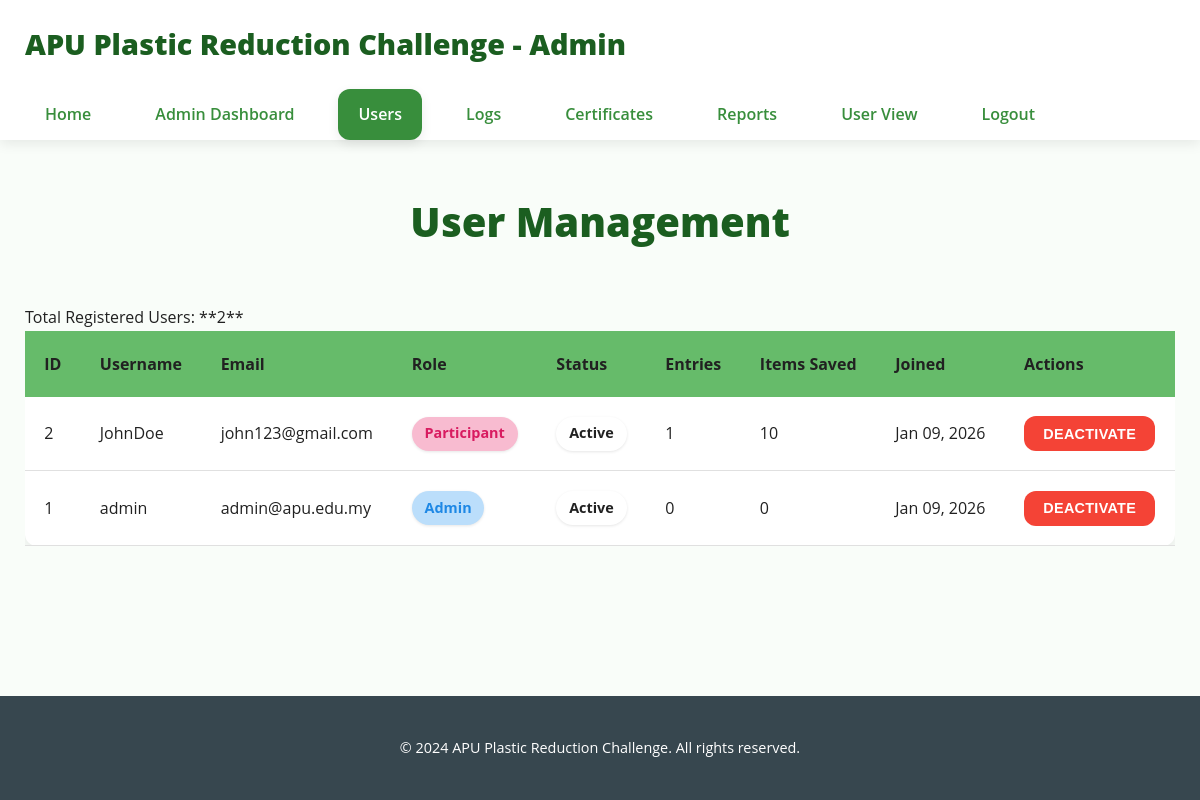
The page /admin/users.php (signed in) on the database its author committed.
### tables this page shows
CREATE TABLE IF NOT EXISTS `users` (
  `user_id` int NOT NULL AUTO_INCREMENT,
  `username` varchar(50) NOT NULL,
  `email` varchar(100) NOT NULL,
  `password_hash` varchar(255) NOT NULL,
  `role` enum('guest','participant','admin') DEFAULT 'guest',
  `status` enum('active','inactive') DEFAULT 'active',
  `created_at` timestamp NULL DEFAULT CURRENT_TIMESTAMP,
  `last_login` timestamp NULL DEFAULT NULL,
  PRIMARY KEY (`user_id`),
  UNIQUE KEY `username` (`username`),
  UNIQUE KEY `email` (`email`),
  KEY `idx_username` (`username`),
  KEY `idx_email` (`email`)
);

### includes/functions.php (called while the page is built, shortened)
<?php
function formatNumber($number) {
    return number_format($number, 0);
}
?>

### admin/users.php (the view, shortened to what this page needs)
<?php
require_once '../includes/functions.php';
$conn = getDBConnection();
$users = $conn->query("
    SELECT u.*,
            COUNT(l.log_id) as total_entries,
            SUM(l.quantity) as total_items
    FROM users u
    LEFT JOIN logs l ON u.user_id = l.user_id
    WHERE u.role != 'guest'
    GROUP BY u.user_id
    ORDER BY u.created_at DESC
")->fetch_all(MYSQLI_ASSOC);
?>
<!DOCTYPE html>
<html lang="en">
<head>
    <link rel="stylesheet" href="../css/style.css">
</head>
<body>
    <header class="main-header">
        <div class="container">
            <div class="header-content">
                <a href="dashboard.php" class="site-title">
                    <h1><?php echo SITE_NAME; ?> - Admin</h1>
                </a>
            </div>
            <nav class="main-nav">
                <a href="../index.php" class="nav-link">Home</a>
                <a href="dashboard.php" class="nav-link">Admin Dashboard</a>
                <a href="users.php" class="nav-link active">Users</a>
                <a href="logs.php" class="nav-link">Logs</a>
                <a href="certificates.php" class="nav-link">Certificates</a>
                <a href="reports.php" class="nav-link">Reports</a>
                <a href="../dashboard.php" class="nav-link">User View</a>
                <a href="?logout=1" class="nav-link">Logout</a>
            </nav>
        </div>
    </header>
    <main class="main-content">
        <div class="container">
            <h2 class="section-title">User Management</h2>
            <p>Total Registered Users: **<?php echo formatNumber(count($users)); ?>**</p>
            <div class="table-responsive">
                <table class="data-table">
                    <thead>
                        <tr>
                            <th>ID</th>
                            <th>Username</th>
                            <th>Email</th>
                            <th>Role</th>
                            <th>Status</th>
                            <th>Entries</th>
                            <th>Items Saved</th>
                            <th>Joined</th>
                            <th>Actions</th>
                        </tr>
                    </thead>
                    <tbody>
                        <?php if (empty($users)): ?>
                            <tr>
                                <td colspan="9" class="text-center">No users found.</td>
                            </tr>
                        <?php else: ?>
                            <?php foreach ($users as $user): ?>
                                <tr>
                                    <td><?php echo $user['user_id']; ?></td>
                                    <td><?php echo htmlspecialchars($user['username']); ?></td>
                                    <td><?php echo htmlspecialchars($user['email']); ?></td>
                                    <td>
                                        <span class="item-badge item-<?php echo ($user['role'] === 'admin' ? 'bottle' : 'bag'); ?>">
                                            <?php echo ucfirst($user['role']); ?>
                                        </span>
                                    </td>
                                    <td>
                                        <span class="item-badge status-<?php echo $user['status']; ?>">
                                            <?php echo ucfirst($user['status']); ?>
                                        </span>
                                    </td>
                                    <td><?php echo formatNumber($user['total_entries'] ?? 0); ?></td>
                                    <td><?php echo formatNumber($user['total_items'] ?? 0); ?></td>
                                    <td><?php echo date('M d, Y', strtotime($user['created_at'])); ?></td>
                                    <td>
                                        <form method="POST" style="display: inline;">
                                            <?php
                                            $current_status = $user['status'];
                                            $button_text = $current_status === 'active' ? 'Deactivate' : 'Activate';
                                            $button_class = $current_status === 'active' ? 'btn-danger' : 'btn-success';
                                            ?>
                                            <button type="submit" name="toggle_status" class="btn btn-sm <?php echo $button_class; ?>">
                                                <?php echo $button_text; ?>
                                            </button>
                                        </form>
                                    </td>
                                </tr>
                            <?php endforeach; ?>
                        <?php endif; ?>
                    </tbody>
                </table>
            </div>
        </div>
    </main>
    <footer class="main-footer">
        <div class="container">
            <p>&copy; 2024 <?php echo SITE_NAME; ?>. All rights reserved.</p>
        </div>
    </footer>
</body>
</html>

### css/style.css (style rules this page uses)
:root { --primary-color: #388e3c; --primary-dark: #1b5e20; --primary-light: #66bb6a; --secondary-color: #c8e6c9; --accent-color: #ffc107; --accent-dark: #f57c00; --success-color: #4caf50; --error-color: #f44336; --warning-color: #ff9800; --info-color: #2196f3; --text-primary: #212121; --text-secondary: #616161; --text-light: #ffffff; --bg-primary: #ffffff; --bg-secondary: #f9fdf9; --bg-dark: #37474f; --border-color: #e0e0e0; --border-radius: 12px; --box-shadow: 0 4px 12px rgba(0, 0, 0, 0.08); --box-shadow-hover: 0 8px 20px rgba(0, 0, 0, 0.12); --shadow-inset: inset 0 2px 4px rgba(0, 0, 0, 0.05); --transition: all 0.4s cubic-bezier(0.25, 0.8, 0.25, 1); }
* { margin: 0; padding: 0; box-sizing: border-box; }
body { font-family: 'Open Sans', 'Segoe UI', Roboto, 'Helvetica Neue', Arial, sans-serif; line-height: 1.7; color: var(--text-primary); background-color: var(--bg-secondary); min-height: 100vh; display: flex; flex-direction: column; }
a { text-decoration: none; color: var(--primary-color); transition: var(--transition); }
.site-title h1 { font-size: 1.8rem; font-weight: 800; color: var(--primary-dark); }
.container { width: 100%; max-width: 1280px; margin: 0 auto; padding: 0 25px; }
.main-header { background-color: var(--bg-primary); box-shadow: var(--box-shadow); position: static !important; top: auto !important; z-index: 1000; }
.header-content { display: flex; justify-content: space-between; align-items: center; padding: 1.25rem 0; flex-wrap: wrap; gap: 1.5rem; }
.main-nav { display: flex; gap: 1.5rem; align-items: center; flex-wrap: wrap; transition: var(--transition); }
.nav-link { padding: 0.75rem 1.25rem; border-radius: var(--border-radius); transition: var(--transition); font-weight: 600; white-space: nowrap; }
.nav-link.active { background-color: var(--primary-color); color: var(--text-light); box-shadow: var(--box-shadow); }
.main-content { flex: 1; padding: 3rem 0; }
.btn { display: inline-block; padding: 0.8rem 1.8rem; border-radius: 25px; font-weight: 700; text-align: center; cursor: pointer; border: none; transition: var(--transition); font-size: 1rem; text-transform: uppercase; letter-spacing: 0.5px; }
.btn-delete, .btn-danger { background-color: var(--error-color); color: var(--text-light); padding: 0.6rem 1.2rem; border-radius: var(--border-radius); font-weight: 600; font-size: 0.9rem; cursor: pointer; border: none; transition: var(--transition); text-transform: uppercase; letter-spacing: 0.3px; }
.section-title { text-align: center; font-size: 2.5rem; margin-bottom: 3rem; color: var(--primary-dark); font-weight: 800; }
.table-responsive { overflow-x: auto; }
.data-table { width: 100%; background: var(--bg-primary); border-radius: var(--border-radius); box-shadow: var(--box-shadow); border-collapse: collapse; }
.data-table thead { background-color: var(--primary-light); color: var(--text-primary); }
.data-table th, .data-table td { padding: 1.2rem; text-align: left; }
.data-table tbody tr { border-bottom: 1px solid var(--border-color); }
.item-badge { display: inline-block; padding: 0.3rem 0.8rem; border-radius: 20px; font-size: 0.9rem; font-weight: 700; box-shadow: 0 1px 3px rgba(0, 0, 0, 0.1); }
.item-bottle { background-color: #bbdefb; color: #1e88e5; }
.item-bag { background-color: #f8bbd0; color: #d81b60; }
.main-footer { background-color: var(--bg-dark); color: var(--text-light); padding: 2.5rem 0; text-align: center; margin-top: auto; font-size: 0.9rem; }
.main-footer p { margin: 0; }

### rows shown on the page
users: user_id "2", username "JohnDoe", email "john123@gmail.com", role "Participant", status "Active", total_entries "1", total_items "10", created_at "Jan 09, 2026", status "DEACTIVATE"
users: user_id "1", username "admin", email "admin@apu.edu.my", role "Admin", status "Active", total_entries "0", total_items "0", created_at "Jan 09, 2026", status "DEACTIVATE"

### other values the page prints
SITE_NAME "APU Plastic Reduction Challenge"
formatNumber(count($users)) "2"
